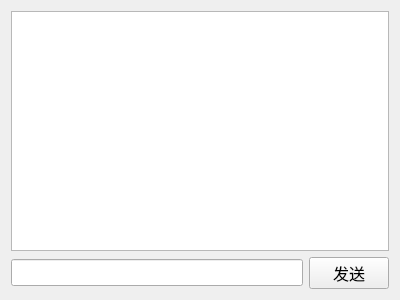
<?xml version="1.0" encoding="UTF-8"?>
<ui version="4.0">
 <class>Chat</class>
 <widget class="QWidget" name="Chat">
  <property name="geometry">
   <rect>
    <x>0</x>
    <y>0</y>
    <width>400</width>
    <height>300</height>
   </rect>
  </property>
  <property name="windowTitle">
   <string>Form</string>
  </property>
  <layout class="QVBoxLayout" name="verticalLayout">
   <item>
    <widget class="QTextEdit" name="show_TE">
     <property name="font">
      <font>
       <family>Arial</family>
       <pointsize>12</pointsize>
      </font>
     </property>
     <property name="readOnly">
      <bool>true</bool>
     </property>
    </widget>
   </item>
   <item>
    <layout class="QHBoxLayout" name="horizontalLayout">
     <item>
      <widget class="QLineEdit" name="input_LE">
       <property name="font">
        <font>
         <family>Arial</family>
         <pointsize>12</pointsize>
        </font>
       </property>
      </widget>
     </item>
     <item>
      <widget class="QPushButton" name="send_PB">
       <property name="font">
        <font>
         <family>Arial</family>
         <pointsize>12</pointsize>
        </font>
       </property>
       <property name="text">
        <string>发送</string>
       </property>
      </widget>
     </item>
    </layout>
   </item>
  </layout>
 </widget>
 <resources/>
 <connections/>
</ui>
